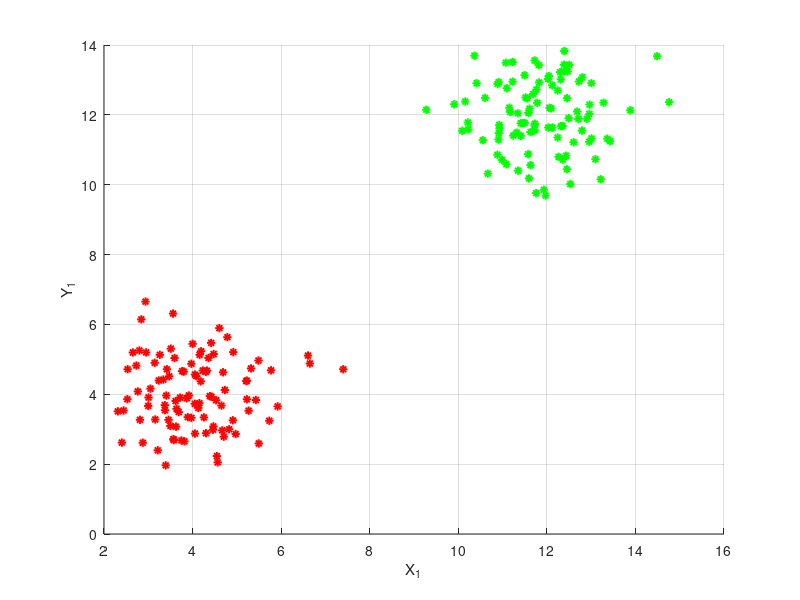

Write the MATLAB code that produced this figure.
pkg load statistics;
clc
clear
% Define the fundamental parameters
% of the two dimensional Gausian DIstribution


MU1 = [4 4];
NTrain = 100;
MU2 = [12 12];
NTest = 100;
SIGMA1 = eye(2);
SIGMA2 = eye(2);

% Generate the data sample from each class
C1Train = mvnrnd(MU1, SIGMA1, NTrain);
C2Train = mvnrnd(MU2, SIGMA2, NTrain);
C1Test = mvnrnd(MU1, SIGMA1, NTest);
C2Test = mvnrnd(MU2, SIGMA2, NTest);

figure('Name', 'Training Data Points')
hold on;
plot(C1Train(:,1), C1Train(:,2), '*r', 'lineWidth', 1.4)
plot(C2Train(:,1), C2Train(:,2), '*g', 'lineWidth', 1.4)
grid on;
xlabel('X_1');
ylabel('Y_1');
hold off;















